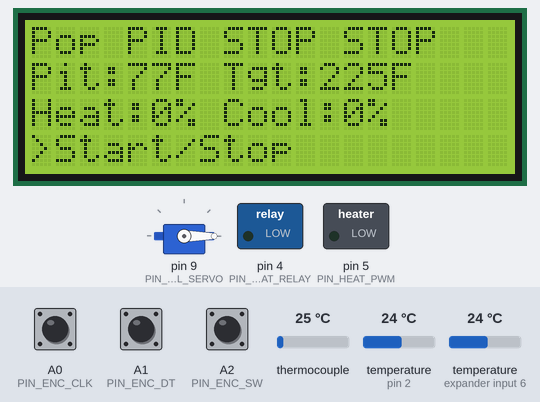
Recording of a sketch running on a simulated Arduino Nano, built with avr-gcc and run on an emulated ATmega328P. Parts: 20×4 character LCD, servo, switched loads named in the sketch (green lamp = pin HIGH). Inputs (shaded band) come from the test bench; at power-on: A2 (PIN_ENC_SW) HIGH, thermocouple 25 °C, A0 (PIN_ENC_CLK) HIGH, A1 (PIN_ENC_DT) HIGH, temperature (sensors on pin 2, expander input 6) 24 °C. EEPROM starts erased; what the sketch prints to the serial monitor is not drawn.

Above: at 2.6 s.
2.7 s: A2 (PIN_ENC_SW) pulled LOW for 1 s
At 4.4 s:
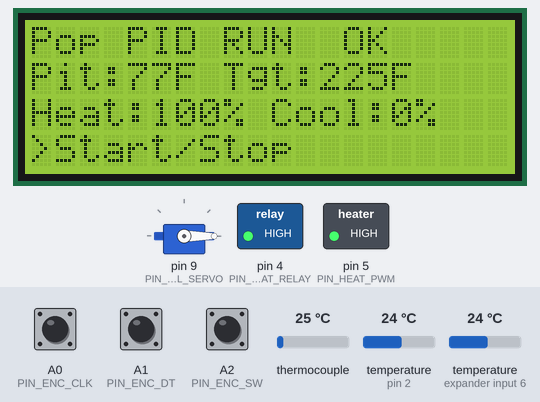
5.5 s: thermocouple set to 94 °C
At 7.6 s:
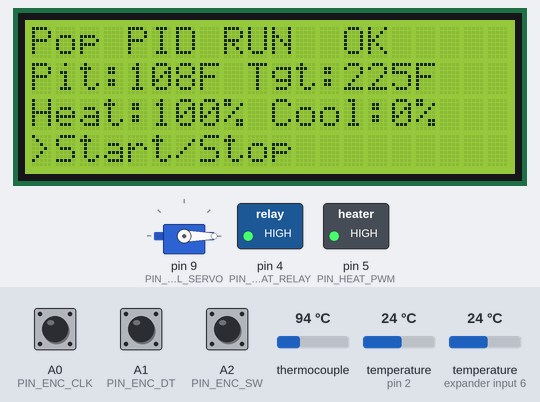
9.5 s: thermocouple set to 99 °C
At 11.8 s:
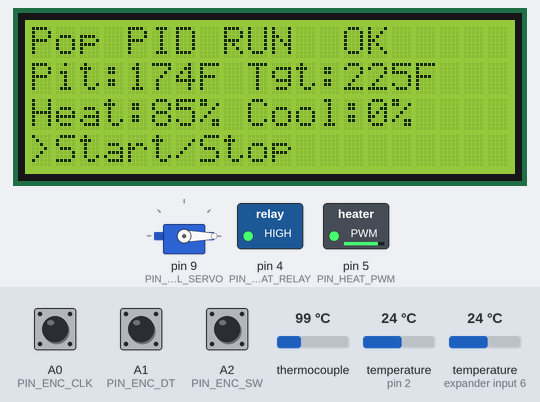
13.6 s: thermocouple set to 225 °C
At 15.8 s:
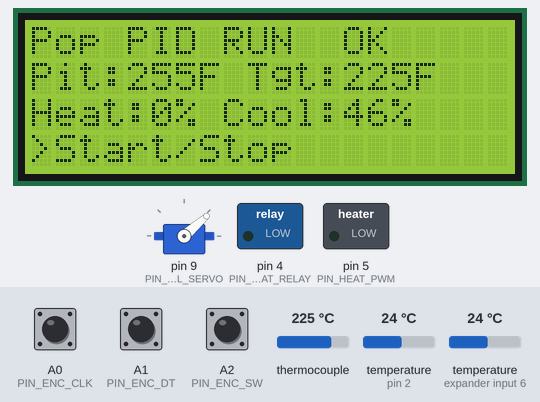
16.5 s: A2 (PIN_ENC_SW) pulled LOW for 3.2 s
At 17.8 s:
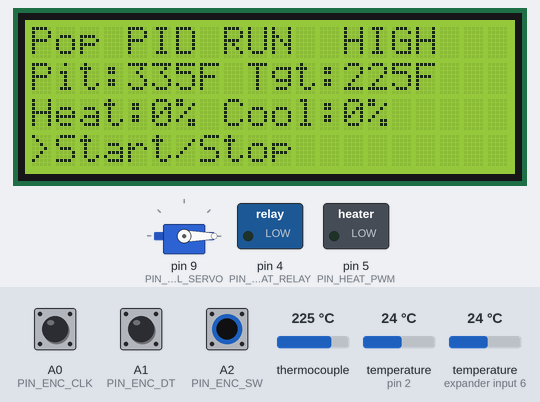
Timing chart, 0 to 19.5 s (numbered marks = the images above; inputs shaded):
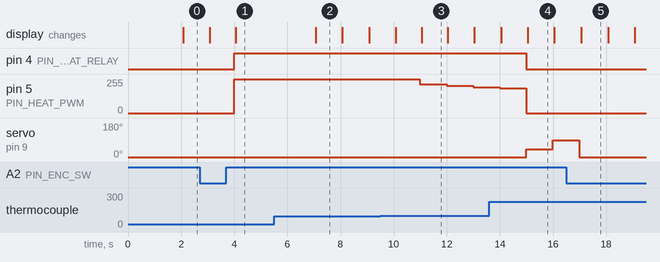

The sketch:

Nano_Controller_MAX6675.ino
```cpp
/*
  Pop's PID Smoker Controller - Nano Controller

  Split-project architecture:
    - Arduino Nano owns real-time smoker control and safety.
    - ESP32 companion owns Wi-Fi, web UI, SD logging, and remote commands.

  Hardware target:
    - Arduino Nano / ATmega328P
    - MAX6675 thermocouple module for pit/chamber temperature
    - Optional DS18B20 meat probes on one OneWire bus
    - 20x4 I2C LCD
    - Rotary encoder + push button
    - Heat relay + heat PWM/SSR output
    - Cooling servo/damper output
    - UART serial protocol to ESP32 companion bridge

  Serial protocol to ESP32, newline terminated:
    Nano -> ESP32 telemetry:
      {"tmpC":107.2,"tgtC":107.2,"p1C":66.1,"p2C":0,"heatPct":45,"coolPct":0,"servoDeg":0,"state":"RUN","alarm":"OK"}

    ESP32 -> Nano commands:
      {"cmd":"start"}
      {"cmd":"stop"}
      {"cmd":"set","tgtC":107.2}
      {"cmd":"set","tgtF":225}
      {"cmd":"pid","kp":6.0,"ki":0.08,"kd":15.0}
      {"cmd":"save"}
*/

#include <Wire.h>
#include <LiquidCrystal_I2C.h>
#include <Servo.h>
#include <EEPROM.h>
#include <avr/pgmspace.h>
#include <max6675.h>
#include <OneWire.h>
#include <DallasTemperature.h>

// ---------------- Pinout ----------------
const uint8_t PIN_ONEWIRE      = 2;
const uint8_t PIN_HEAT_RELAY   = 4;
const uint8_t PIN_HEAT_PWM     = 5;
const uint8_t PIN_MAX6675_CS   = 6;
const uint8_t PIN_COOL_SERVO   = 9;
const uint8_t PIN_MAX6675_SO   = 12;
const uint8_t PIN_MAX6675_SCK  = 13;
const uint8_t PIN_ENC_CLK      = A0;
const uint8_t PIN_ENC_DT       = A1;
const uint8_t PIN_ENC_SW       = A2;

// ---------------- Hardware ----------------
LiquidCrystal_I2C lcd(0x27, 20, 4);
MAX6675 pitThermo(PIN_MAX6675_SCK, PIN_MAX6675_CS, PIN_MAX6675_SO);
OneWire oneWire(PIN_ONEWIRE);
DallasTemperature dallas(&oneWire);
Servo coolServo;

// ---------------- Config ----------------
const uint32_t CFG_MAGIC = 0x504F5053UL; // POPS
const uint16_t CFG_VER   = 1;

struct Config {
  uint32_t magic;
  uint16_t version;
  float targetC;
  float alarmHighC;
  float coolStartC;
  float kp;
  float ki;
  float kd;
  uint8_t minHeatPct;
  uint8_t maxHeatPct;
  uint8_t servoClosedDeg;
  uint8_t servoOpenDeg;
  uint16_t crc;
};

Config cfg;

// ---------------- State ----------------
bool running = false;
bool sensorOk = false;
char alarmText[12] = "OK";
float pitC = NAN;
float pitFilteredC = NAN;
float probe1C = NAN;
float probe2C = NAN;
float pidI = 0;
float lastErr = 0;
uint8_t heatPct = 0;
uint8_t coolPct = 0;
uint8_t servoDeg = 0;

unsigned long lastSensorMs = 0;
unsigned long lastControlMs = 0;
unsigned long lastLcdMs = 0;
unsigned long lastTelemetryMs = 0;
unsigned long lastButtonMs = 0;
long lastEncState = 0;
int menuIndex = 0;

const unsigned long SENSOR_PERIOD_MS    = 1000;
const unsigned long CONTROL_PERIOD_MS   = 1000;
const unsigned long LCD_PERIOD_MS       = 500;
const unsigned long TELEMETRY_PERIOD_MS = 1000;

// ---------------- Utilities ----------------
float cToF(float c) { return c * 9.0f / 5.0f + 32.0f; }
float fToC(float f) { return (f - 32.0f) * 5.0f / 9.0f; }

uint16_t crc16(const uint8_t* data, size_t len) {
  uint16_t crc = 0xFFFF;
  while (len--) {
    crc ^= *data++;
    for (uint8_t i = 0; i < 8; i++) {
      crc = (crc & 1) ? (crc >> 1) ^ 0xA001 : (crc >> 1);
    }
  }
  return crc;
}

uint16_t configCrc(const Config& c) {
  Config tmp = c;
  tmp.crc = 0;
  return crc16((const uint8_t*)&tmp, sizeof(Config));
}

void defaultConfig() {
  cfg.magic = CFG_MAGIC;
  cfg.version = CFG_VER;
  cfg.targetC = fToC(225);
  cfg.alarmHighC = fToC(325);
  cfg.coolStartC = fToC(240);
  cfg.kp = 6.0;
  cfg.ki = 0.08;
  cfg.kd = 15.0;
  cfg.minHeatPct = 0;
  cfg.maxHeatPct = 100;
  cfg.servoClosedDeg = 0;
  cfg.servoOpenDeg = 90;
  cfg.crc = configCrc(cfg);
}

void saveConfig() {
  cfg.crc = configCrc(cfg);
  EEPROM.put(0, cfg);
}

void loadConfig() {
  EEPROM.get(0, cfg);
  if (cfg.magic != CFG_MAGIC || cfg.version != CFG_VER || cfg.crc != configCrc(cfg)) {
    defaultConfig();
    saveConfig();
  }
}

void allOutputsOff() {
  heatPct = 0;
  coolPct = 0;
  digitalWrite(PIN_HEAT_RELAY, LOW);
  analogWrite(PIN_HEAT_PWM, 0);
  servoDeg = cfg.servoClosedDeg;
  coolServo.write(servoDeg);
}

void setAlarm(const char* txt) {
  strncpy(alarmText, txt, sizeof(alarmText) - 1);
  alarmText[sizeof(alarmText) - 1] = '\0';
}

// ---------------- Sensors ----------------
void readSensors() {
  float c = pitThermo.readCelsius();
  sensorOk = !isnan(c) && c > -20 && c < 500;

  if (sensorOk) {
    pitC = c;
    if (isnan(pitFilteredC)) pitFilteredC = pitC;
    pitFilteredC = pitFilteredC * 0.75f + pitC * 0.25f;
  }

  dallas.requestTemperatures();
  probe1C = dallas.getTempCByIndex(0);
  probe2C = dallas.getTempCByIndex(1);
  if (probe1C <= -100) probe1C = NAN;
  if (probe2C <= -100) probe2C = NAN;
}

// ---------------- Control ----------------
void controlLoop() {
  if (!running) {
    setAlarm("STOP");
    allOutputsOff();
    return;
  }

  if (!sensorOk || isnan(pitFilteredC)) {
    setAlarm("SENSOR");
    running = false;
    allOutputsOff();
    return;
  }

  if (pitFilteredC >= cfg.alarmHighC) {
    setAlarm("HIGH");
    running = false;
    allOutputsOff();
    return;
  }

  setAlarm("OK");

  float err = cfg.targetC - pitFilteredC;
  float dt = CONTROL_PERIOD_MS / 1000.0f;
  pidI += err * dt;
  pidI = constrain(pidI, -200.0f, 200.0f);
  float d = (err - lastErr) / dt;
  lastErr = err;

  float out = cfg.kp * err + cfg.ki * pidI + cfg.kd * d;
  out = constrain(out, 0.0f, 100.0f);
  heatPct = constrain((uint8_t)out, cfg.minHeatPct, cfg.maxHeatPct);

  if (pitFilteredC > cfg.coolStartC) {
    float coolSpan = max(1.0f, cfg.coolStartC - cfg.targetC + 10.0f);
    coolPct = constrain((uint8_t)(((pitFilteredC - cfg.coolStartC) / coolSpan) * 100.0f), 0, 100);
  } else {
    coolPct = 0;
  }

  digitalWrite(PIN_HEAT_RELAY, heatPct > 0 ? HIGH : LOW);
  analogWrite(PIN_HEAT_PWM, map(heatPct, 0, 100, 0, 255));

  servoDeg = map(coolPct, 0, 100, cfg.servoClosedDeg, cfg.servoOpenDeg);
  coolServo.write(servoDeg);
}

// ---------------- Menu ----------------
void handleEncoder() {
  int clk = digitalRead(PIN_ENC_CLK);
  int dt  = digitalRead(PIN_ENC_DT);
  long state = (clk << 1) | dt;
  if (state != lastEncState) {
    if (clk == LOW && dt == HIGH) menuIndex++;
    if (clk == HIGH && dt == LOW) menuIndex--;
    menuIndex = constrain(menuIndex, 0, 4);
    lastEncState = state;
  }

  if (digitalRead(PIN_ENC_SW) == LOW && millis() - lastButtonMs > 350) {
    lastButtonMs = millis();
    switch (menuIndex) {
      case 0: running = !running; break;
      case 1: cfg.targetC += fToC(5) - fToC(0); saveConfig(); break;
      case 2: cfg.targetC -= fToC(5) - fToC(0); saveConfig(); break;
      case 3: cfg.kp += 0.5f; saveConfig(); break;
      case 4: defaultConfig(); saveConfig(); break;
    }
  }
}

// ---------------- Serial Protocol ----------------
String serialIn;

bool findNumber(const String& s, const char* key, float& out) {
  String k = String("\"") + key + "\":";
  int p = s.indexOf(k);
  if (p < 0) return false;
  p += k.length();
  out = s.substring(p).toFloat();
  return true;
}

void processCommand(const String& s) {
  if (s.indexOf("\"cmd\":\"start\"") >= 0) {
    running = true;
    pidI = 0;
    lastErr = 0;
  } else if (s.indexOf("\"cmd\":\"stop\"") >= 0) {
    running = false;
  } else if (s.indexOf("\"cmd\":\"save\"") >= 0) {
    saveConfig();
  } else if (s.indexOf("\"cmd\":\"set\"") >= 0) {
    float v;
    if (findNumber(s, "tgtC", v)) cfg.targetC = v;
    if (findNumber(s, "tgtF", v)) cfg.targetC = fToC(v);
    saveConfig();
  } else if (s.indexOf("\"cmd\":\"pid\"") >= 0) {
    float v;
    if (findNumber(s, "kp", v)) cfg.kp = v;
    if (findNumber(s, "ki", v)) cfg.ki = v;
    if (findNumber(s, "kd", v)) cfg.kd = v;
    saveConfig();
  }
}

void readSerialCommands() {
  while (Serial.available()) {
    char c = (char)Serial.read();
    if (c == '\n') {
      serialIn.trim();
      if (serialIn.length()) processCommand(serialIn);
      serialIn = "";
    } else if (serialIn.length() < 160) {
      serialIn += c;
    }
  }
}

void sendTelemetry() {
  Serial.print(F("{\"tmpC\":")); Serial.print(isnan(pitFilteredC) ? 0 : pitFilteredC, 1);
  Serial.print(F(",\"tgtC\":")); Serial.print(cfg.targetC, 1);
  Serial.print(F(",\"p1C\":")); Serial.print(isnan(probe1C) ? 0 : probe1C, 1);
  Serial.print(F(",\"p2C\":")); Serial.print(isnan(probe2C) ? 0 : probe2C, 1);
  Serial.print(F(",\"heatPct\":")); Serial.print(heatPct);
  Serial.print(F(",\"coolPct\":")); Serial.print(coolPct);
  Serial.print(F(",\"servoDeg\":")); Serial.print(servoDeg);
  Serial.print(F(",\"state\":\"")); Serial.print(running ? F("RUN") : F("STOP"));
  Serial.print(F("\",\"alarm\":\"")); Serial.print(alarmText);
  Serial.println(F("\"}"));
}

// ---------------- LCD ----------------
void drawLcd() {
  lcd.setCursor(0, 0);
  lcd.print(F("Pop PID "));
  lcd.print(running ? F("RUN ") : F("STOP"));
  lcd.print(F(" "));
  lcd.print(alarmText);
  lcd.print(F("      "));

  lcd.setCursor(0, 1);
  lcd.print(F("Pit:")); lcd.print(isnan(pitFilteredC) ? 0 : cToF(pitFilteredC), 0);
  lcd.print(F("F Tgt:")); lcd.print(cToF(cfg.targetC), 0); lcd.print(F("F   "));

  lcd.setCursor(0, 2);
  lcd.print(F("Heat:")); lcd.print(heatPct); lcd.print(F("% Cool:")); lcd.print(coolPct); lcd.print(F("%   "));

  lcd.setCursor(0, 3);
  switch (menuIndex) {
    case 0: lcd.print(F(">Start/Stop        ")); break;
    case 1: lcd.print(F(">Target +5F        ")); break;
    case 2: lcd.print(F(">Target -5F        ")); break;
    case 3: lcd.print(F(">KP +0.5           ")); break;
    case 4: lcd.print(F(">Reset Config      ")); break;
  }
}

void setup() {
  pinMode(PIN_HEAT_RELAY, OUTPUT);
  pinMode(PIN_HEAT_PWM, OUTPUT);
  pinMode(PIN_ENC_CLK, INPUT_PULLUP);
  pinMode(PIN_ENC_DT, INPUT_PULLUP);
  pinMode(PIN_ENC_SW, INPUT_PULLUP);

  Serial.begin(115200);
  lcd.init();
  lcd.backlight();
  lcd.clear();
  lcd.setCursor(0,0);
  lcd.print(F("Pop's PID Nano"));

  loadConfig();
  dallas.begin();
  coolServo.attach(PIN_COOL_SERVO);
  allOutputsOff();
  delay(1000);
}

void loop() {
  unsigned long now = millis();
  readSerialCommands();
  handleEncoder();

  if (now - lastSensorMs >= SENSOR_PERIOD_MS) {
    lastSensorMs = now;
    readSensors();
  }
  if (now - lastControlMs >= CONTROL_PERIOD_MS) {
    lastControlMs = now;
    controlLoop();
  }
  if (now - lastLcdMs >= LCD_PERIOD_MS) {
    lastLcdMs = now;
    drawLcd();
  }
  if (now - lastTelemetryMs >= TELEMETRY_PERIOD_MS) {
    lastTelemetryMs = now;
    sendTelemetry();
  }
}
```

Measured:
- after the input at 2.7 s, pin 4 (PIN_HEAT_RELAY): LOW → HIGH after 1.3 s; pin 5 (PIN_HEAT_PWM): 0/255 → 255/255 after 1.3 s; the display: first changes after 0.37 s (image 1 shows a later state)
- after the input at 5.5 s, the display: changes after 1.6 s (image 2)
- after the input at 9.5 s, pin 5 (PIN_HEAT_PWM): 255/255 → 216/255 after 1.5 s, → 204/255 1.0 s later, → 193/255 1.0 s later
- after the input at 13.6 s, pin 4 (PIN_HEAT_RELAY): HIGH → LOW after 1.4 s; servo on pin 9 (PIN_COOL_SERVO): 0° → 41° after 1.4 s, → 90° 1.0 s later
- after the input at 16.5 s, the display: changes after 0.55 s (image 5)
- what the display in image 2 shows lasts 1.0 s, from 7.1 s to 8.1 s
